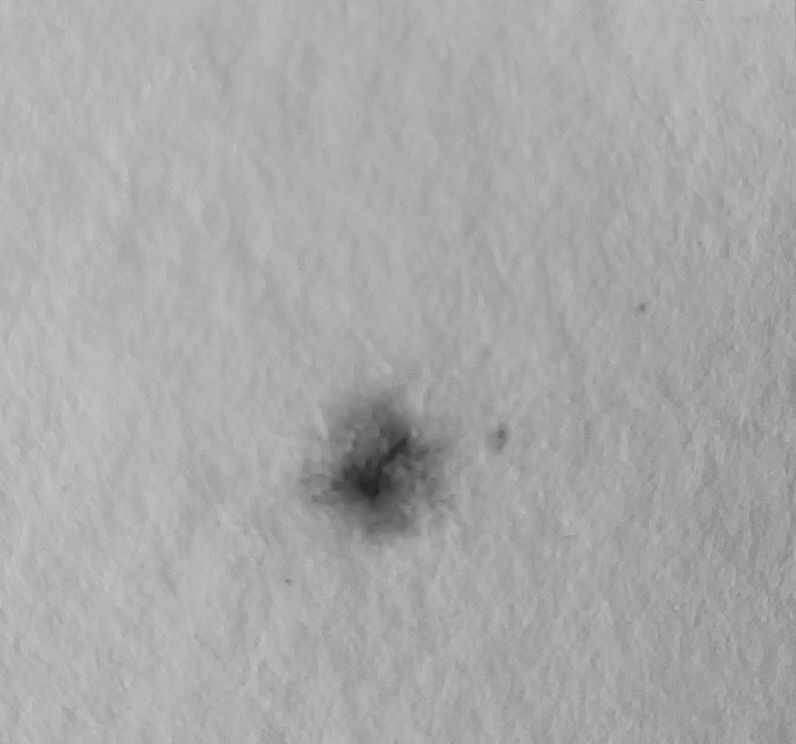
#> input picture analyzy/images/D2/01_b_Epicoccum-layunese_OppoReno5z.jpg, 796 x 744 px; its folder holds only this picture in this run
$ python radialny_profil.py
#> lines starting #> are read from the running program, lines starting #| are printed output that depends on the picture; after the words box and inside, x2 and y2 are one past the last pixel; in counts of white or black regions, pixels touching at a corner belong together
### analyzy/skvrny/subory.py
from pathlib import Path

import cv2
import numpy as np

PRIPONY = (".jpg", ".jpeg", ".png")
VYSLEDKY = Path(__file__).parent / "vysledky"


def zoznam_fotiek(priecinok):
    return sorted(p for p in Path(priecinok).iterdir() if p.suffix.lower() in PRIPONY)


def najdi_fotku(priecinok, nazov):
    return next(p for p in zoznam_fotiek(priecinok) if p.stem == nazov)


def nacitaj_obrazok(cesta):
    return cv2.imdecode(np.fromfile(str(cesta), np.uint8), cv2.IMREAD_COLOR)


def nacitaj_masku(cesta):
    if not Path(cesta).is_file():
        return None
    return cv2.imdecode(np.fromfile(str(cesta), np.uint8), cv2.IMREAD_GRAYSCALE) > 127
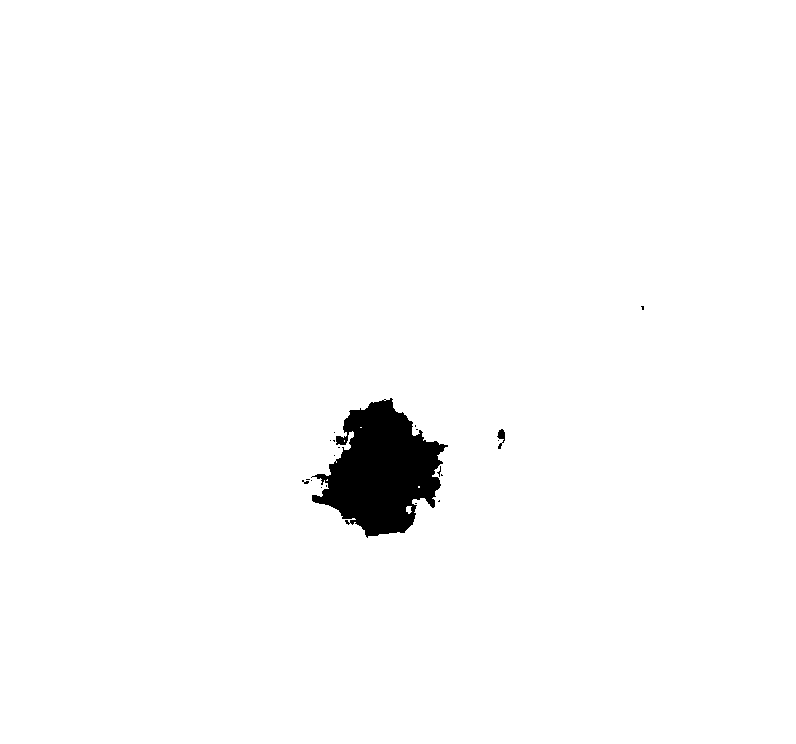
#> returned value: shape (744, 796) bool; 98.1% white; 20 black regions (18 under 20 px), largest, box (x1, y1, x2, y2) and area: (311, 398, 448, 538) 10971, (497, 429, 505, 449) 84


def uloz_obrazok(cesta, obrazok):
    cv2.imencode(Path(cesta).suffix, obrazok)[1].tofile(str(cesta))


def udaje_z_nazvu(nazov):
#> in nacitaj_obrazok, `return cv2.imdecode(np.fromfile(str(cesta), np.uint8), cv2.IMREAD_COLOR)`:
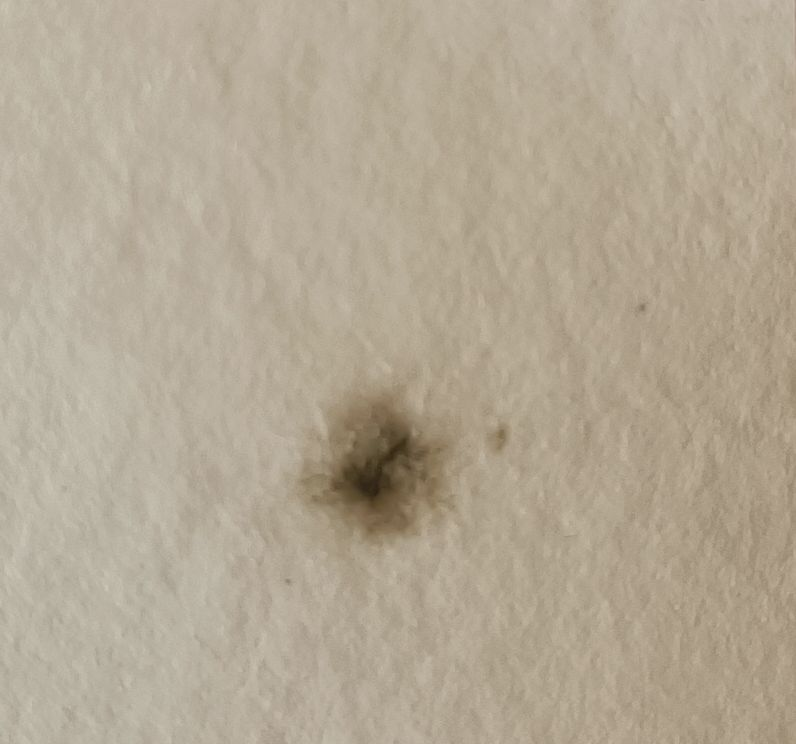
#> returned value: shape (744, 796, 3); mean B, G, R 148.2, 167.8, 179.2
    vzorka, _, druh = nazov.split("_")[:3]
    return vzorka, druh.split("-")[0].capitalize()

### analyzy/klasifikacia/radialny_profil.py
"""Radiálny profil farieb škvrny — priemer Lab v 3 kruhoch od stredu masky.

Pre každú masku:
  - nájde ťažisko masky (vážené stredom),
  - rozdelí pixely masky do 3 sústredných kruhov (rovnakej plochy, tercily
    vzdialenosti od ťažiska — aby každý kruh mal rovnako pixelov),
  - spočíta priemer dL, da, db voči papieru v každom kruhu.

Výstup:
  - radialny_profil.csv        (riadok = druh × kruh, priemer ± SD cez fotky)
  - radialne_profily.png       (3 panely: dL / da / db, čiara = druh)
  - radialne_profily_norm.png  (to isté, normalizované tak, že stred = 0 a okraj = 1)

    python -m klasifikacia.radialny_profil --fotky images/D2 --masky images/D2/masky
"""
import argparse
from pathlib import Path

import cv2
import matplotlib.pyplot as plt
import numpy as np
import pandas as pd

from skvrny.subory import nacitaj_masku, nacitaj_obrazok, udaje_z_nazvu, zoznam_fotiek

VYSTUP = Path(__file__).parent / "vysledky_radialny"
PIXELOV_Z_FOTKY = 2000
OSI = ["dL", "da", "db"]
POCET_KRUHOV = 3


def radialny_profil(obrazok, maska, papier=None):
    """Priemer Lab voči papieru v 3 kruhoch od ťažiska masky (rovnakej plochy).

    Vráti pole tvaru (POCET_KRUHOV, 3) — riadok = kruh (0 = stred, 2 = okraj),
    stĺpec = dL, da, db. Ak má maska málo pixelov, vráti None.
    papier: farba papiera (Lab); predvolene medián pixelov mimo masky.
    """
    if not maska.any():
        return None
    lab = cv2.cvtColor(obrazok.astype(np.float32) / 255, cv2.COLOR_BGR2LAB)
#> lab: shape (744, 796, 3) float32; mean of channels 0, 1, 2 69.1, 0.9, 11.6
    if papier is None:
        papier = np.median(lab[~maska], axis=0)
#> papier = [42.93, 2.94, 17.91]

    ys, xs = np.nonzero(maska)
    pixely = lab[maska] - papier  # (N, 3)
    # ťažisko masky
    cy, cx = ys.mean(), xs.mean()
#> cy = 369.6; cx = 397.8
    # vzdialenosť každého pixelu od ťažiska
    r = np.hypot(ys - cy, xs - cx)

    # tercily vzdialenosti → 3 kruhy rovnakej plochy
    hranice = np.quantile(r, [1 / 3, 2 / 3])
#> hranice = [255.3, 356.2]
    kruh = np.digitize(r, hranice)  # 0, 1, 2

    profil = np.full((POCET_KRUHOV, 3), np.nan)
    for k in range(POCET_KRUHOV):
        vyber = kruh == k
        if vyber.sum() < 10:  # príliš málo pixelov v kruhu
            return None
        profil[k] = pixely[vyber].mean(axis=0)
#> after the loop, profil = [[25.78, -2, -5.81], [27.05, -2.18, -6.61], [27.41, -2.19, -6.86]]
    return profil


def main():
    ap = argparse.ArgumentParser(description=__doc__, formatter_class=argparse.RawDescriptionHelpFormatter)
    ap.add_argument("--fotky", default="images/D2")
    ap.add_argument("--masky", default="images/D2/masky")
    args = ap.parse_args()

    # profilov_druhu[druh] = zoznam polí (POCET_KRUHOV, 3) — jedna na fotku
    profilov_druhu = {}
    for cesta in zoznam_fotiek(args.fotky):
        maska = nacitaj_masku(Path(args.masky) / (cesta.stem + ".png"))
        if maska is None or not maska.any():
            continue
        _, druh = udaje_z_nazvu(cesta.stem)
        profil = radialny_profil(nacitaj_obrazok(cesta), maska)
        if profil is None:
            continue
        profilov_druhu.setdefault(druh, []).append(profil)

    # tabuľka: druh × kruh × os, priemer a SD cez fotky
    riadky = []
    for druh in sorted(profilov_druhu):
        profily = np.stack(profilov_druhu[druh])  # (F, K, 3)
        for k in range(POCET_KRUHOV):
            for i, os_ in enumerate(OSI):
                hodnoty = profily[:, k, i]
                riadky.append({
                    "druh": druh,
                    "kruh": k,
                    "kruh_nazov": ["stred", "medzikruzie", "okraj"][k],
                    "os": os_,
                    "priemer": hodnoty.mean(),
                    "std": hodnoty.std(ddof=0),
                    "pocet_fotiek": len(hodnoty),
                })
#> this loop made 1 pass
#> druh on pass 1: 'Epicoccum'
#> after the loop, riadky = 9 items
    tabulka = pd.DataFrame(riadky)
#> tabulka = table of 9 rows and 7 columns

    VYSTUP.mkdir(exist_ok=True)
    tabulka.to_csv(VYSTUP / "radialny_profil.csv", index=False, encoding="utf-8")

    # ---- graf: 3 panely (dL, da, db), čiara = druh, body = kruhy ----
    druhy = sorted(profilov_druhu)
#> druhy = ['Epicoccum']
    farby = plt.get_cmap("tab20")(np.linspace(0, 1, len(druhy)))
#> farby = [[0.122, 0.467, 0.706, 1]]
    x = np.arange(POCET_KRUHOV)

    fig, osi = plt.subplots(1, 3, figsize=(16, 5.5), sharex=True)
    for druh, farba in zip(druhy, farby):
        pod = tabulka[tabulka.druh == druh]
        for ax, os_ in zip(osi, OSI):
            cast = pod[pod.os == os_].sort_values("kruh")
            ax.errorbar(x, cast.priemer, yerr=cast["std"], color=farba,
                        marker="o", lw=2, capsize=3, label=druh if os_ == OSI[0] else None)
#> this loop made 1 pass
#> (druh, farba, pod) on pass 1: ('Epicoccum', [0.122, 0.467, 0.706, 1], table of 9 rows and 7 columns)
    for ax, os_ in zip(osi, OSI):
        ax.set_xticks(x)
        ax.set_xticklabels(["stred", "medzikružie", "okraj"])
        ax.set_xlabel("poloha v kolónii")
        ax.set_ylabel(f"{os_} voči papieru")
        ax.axhline(0, color="#ccc", lw=0.8)
        ax.set_title(f"radiálny profil — {os_}")
        ax.grid(alpha=0.25)
    osi[0].legend(fontsize=7, ncol=2)
    fig.suptitle("Radiálny profil farieb: priemer ± SD cez fotky (stred → okraj)")
    fig.tight_layout()
    fig.savefig(VYSTUP / "radialne_profily.png", dpi=150)
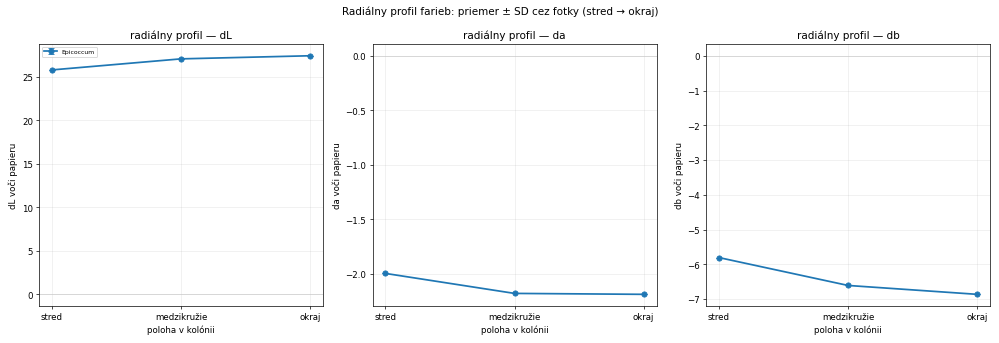
#> figure drawn by matplotlib, 3 panels
    plt.close(fig)

    # ---- normalizovaný graf: stred = 0, okraj = 1 (tvar gradientu) ----
    fig, osi = plt.subplots(1, 3, figsize=(16, 5.5), sharex=True)
    for druh, farba in zip(druhy, farby):
        pod = tabulka[tabulka.druh == druh]
        for ax, os_ in zip(osi, OSI):
            cast = pod[pod.os == os_].sort_values("kruh")
            hodnoty = cast.priemer.to_numpy()
            # stred = 0, okraj = 1, aby bol viditeľný len tvar gradientu (medzikružie mimo 0..1 = nemonotónny profil)
            rozsah = hodnoty[-1] - hodnoty[0]
            if abs(rozsah) > 1e-6:
                norm = (hodnoty - hodnoty[0]) / rozsah
            else:
                norm = np.zeros_like(hodnoty)
            ax.plot(x, norm, color=farba, marker="o", lw=2,
                    label=druh if os_ == OSI[0] else None)
    for ax, os_ in zip(osi, OSI):
        ax.set_xticks(x)
        ax.set_xticklabels(["stred", "medzikružie", "okraj"])
        ax.set_xlabel("poloha v kolónii")
        ax.set_ylabel("normalizovaná hodnota (0 = stred, 1 = okraj)")
        ax.set_title(f"tvar gradientu — {os_}")
        ax.grid(alpha=0.25)
    osi[0].legend(fontsize=7, ncol=2)
    fig.suptitle("Normalizovaný radiálny profil (tvar gradientu, nie absolútna farba)")
    fig.tight_layout()
    fig.savefig(VYSTUP / "radialne_profily_norm.png", dpi=150)
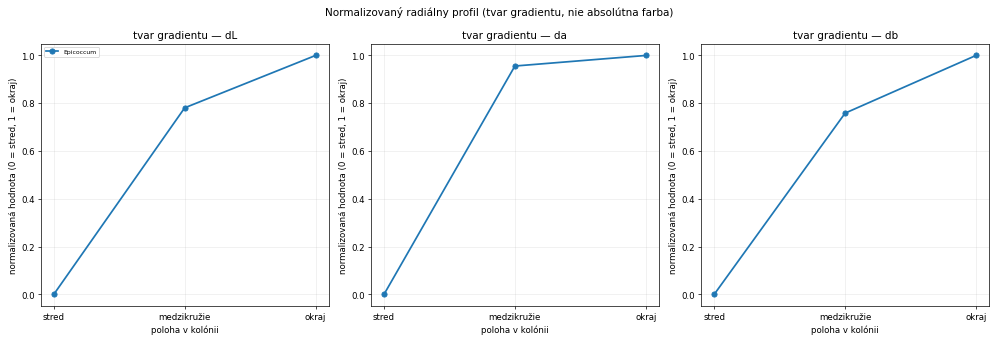
#> figure drawn by matplotlib, 3 panels
    plt.close(fig)

    # ---- konzolový výpis: najväčší gradient (okraj − stred) na os ----
    print("Najväčší radiálny gradient (okraj − stred) pre každý druh a os:")
    prehlad = []
    for druh in druhy:
        pod = tabulka[tabulka.druh == druh]
        riadok = {"druh": druh}
        for os_ in OSI:
            cast = pod[pod.os == os_].sort_values("kruh")
            hodnoty = cast.priemer.to_numpy()
            riadok[f"gradient_{os_}"] = hodnoty[-1] - hodnoty[0]  # okraj − stred
        prehlad.append(riadok)
#> this loop made 1 pass
#> (druh, pod) on pass 1: ('Epicoccum', table of 9 rows and 7 columns)
#> after the loop, prehlad = 1 item
    prehlad = pd.DataFrame(prehlad)
#> prehlad = table of 1 rows and 4 columns
    print(prehlad.round(2).to_string(index=False))
#|      druh  gradient_dL  gradient_da  gradient_db
#| Epicoccum         1.63        -0.19        -1.06
    print(f"\nUložené do {VYSTUP}")


if __name__ == "__main__":
    main()

$ run again, on analyzy/images/D2/101_a_Rhodococcus-degradans_OppoReno5z.jpg
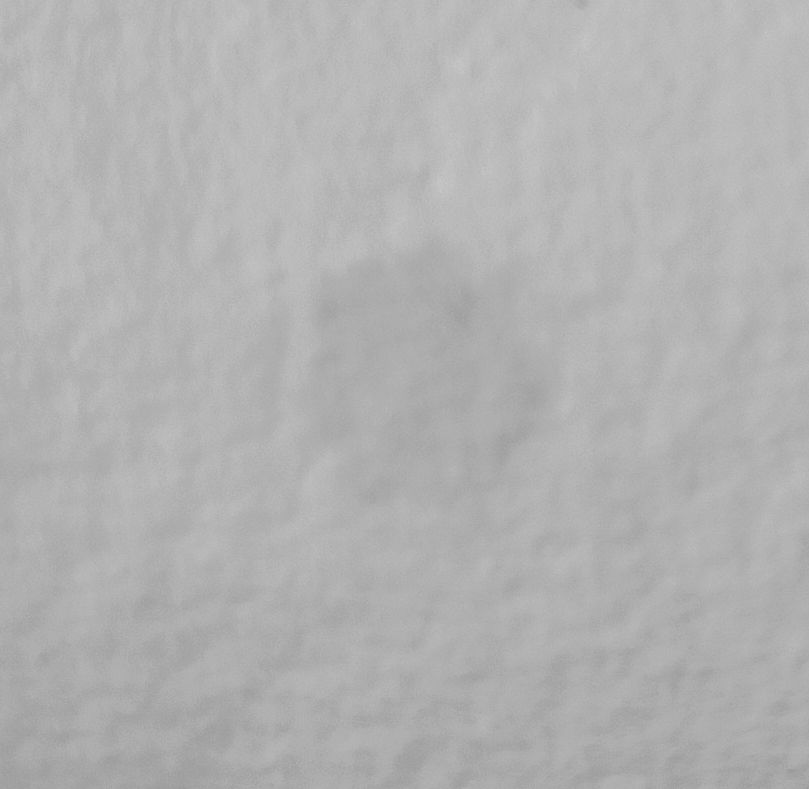
#> input picture analyzy/images/D2/101_a_Rhodococcus-degradans_OppoReno5z.jpg, 809 x 789 px
#> in nacitaj_obrazok, `return cv2.imdecode(np.fromfile(str(cesta), np.uint8), cv2.IMREAD_COLOR)`:
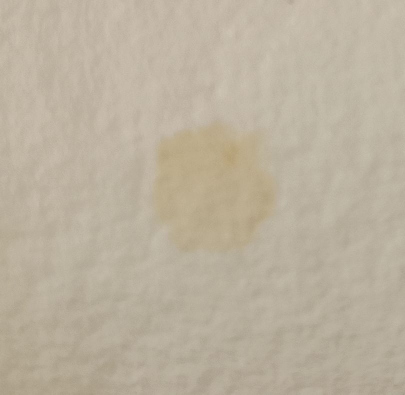
#> returned value: shape (789, 809, 3) (shown at 1/2 size); mean B, G, R 158.5, 176.9, 187.3
#> lab: shape (789, 809, 3) float32; mean of channels 0, 1, 2 72.5, 0.6, 10.7
#> papier = [nan, nan, nan]
#> cy = 394; cx = 404
#> hranice = [260.2, 368]
#> after the loop in radialny_profil, `for k in range(POCET_KRUHOV):`: profil = [[nan, nan, nan], [nan, nan, nan], [nan, nan, nan]]
#> the loop in main, `for druh in sorted(profilov_druhu):` made 1 pass
#> after the loop in main, `for druh in sorted(profilov_druhu):`: riadky = 9 items
#> tabulka = table of 9 rows and 7 columns
#> druhy = ['Rhodococcus']
#> farby = [[0.122, 0.467, 0.706, 1]]
#> the loop in main, `for druh, farba in zip(druhy, farby):` made 1 pass
#> (druh, farba, pod) on pass 1: ('Rhodococcus', [0.122, 0.467, 0.706, 1], table of 9 rows and 7 columns)
#> in main, `fig.savefig(VYSTUP / "radialne_profily_norm.png", dpi=150)`:
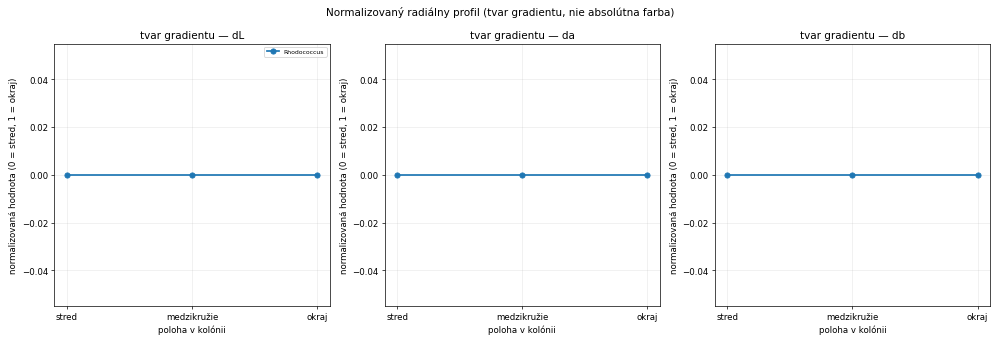
#> figure drawn by matplotlib, 3 panels
#> the loop in main, `for druh in druhy:` made 1 pass
#> (druh, pod) on pass 1: ('Rhodococcus', table of 9 rows and 7 columns)
#> after the loop in main, `for druh in druhy:`: prehlad = 1 item
#> in main, `prehlad = pd.DataFrame(prehlad)`: prehlad = table of 1 rows and 4 columns
#|        druh  gradient_dL  gradient_da  gradient_db
#| Rhodococcus          NaN          NaN          NaN

$ run again, on analyzy/images/D2/101_d_Rhodococcus-degradans_OppoReno5z.jpg
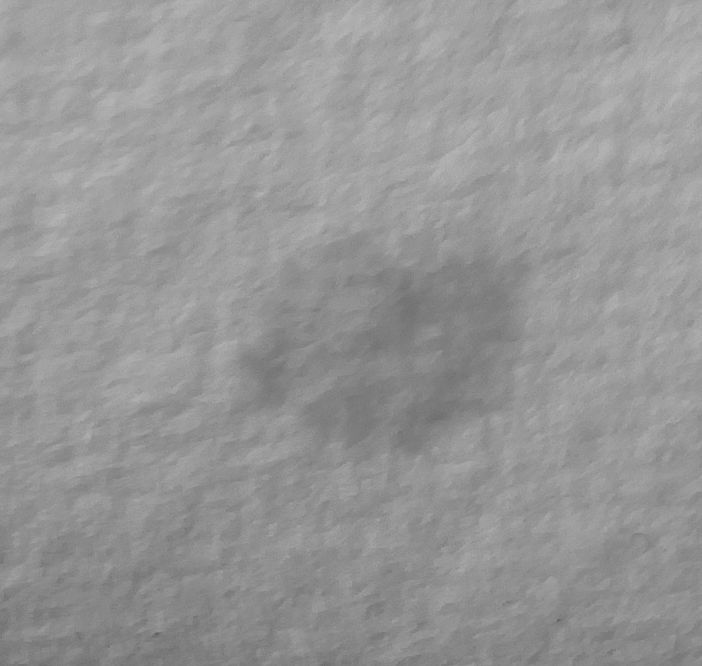
#> input picture analyzy/images/D2/101_d_Rhodococcus-degradans_OppoReno5z.jpg, 702 x 666 px
#> in nacitaj_obrazok, `return cv2.imdecode(np.fromfile(str(cesta), np.uint8), cv2.IMREAD_COLOR)`:
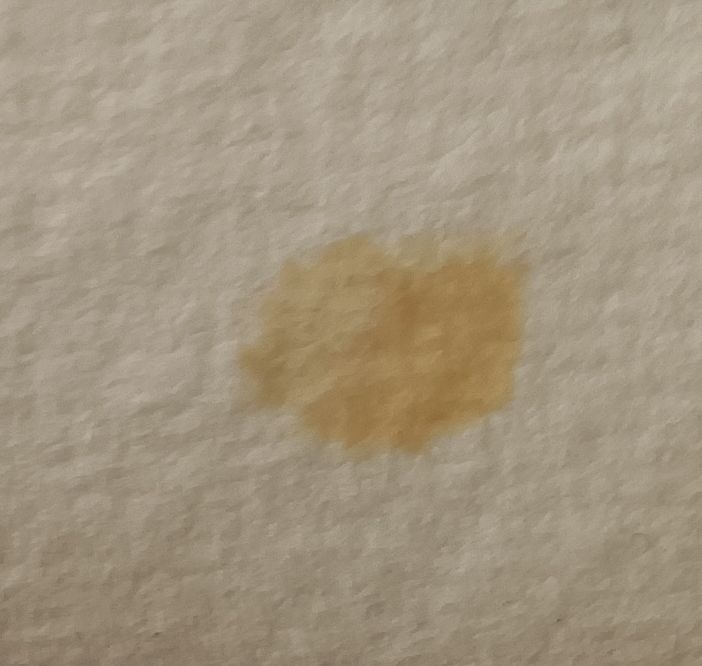
#> returned value: shape (666, 702, 3); mean B, G, R 127.4, 148.7, 162.1
#> lab: shape (666, 702, 3) float32; mean of channels 0, 1, 2 62.1, 1.5, 13.2
#> papier = [52.29, 4.73, 27.19]
#> cy = 325.8; cx = 352.1
#> hranice = [226.4, 314.5]
#> after the loop in radialny_profil, `for k in range(POCET_KRUHOV):`: profil = [[9.49, -3.01, -12], [11.04, -3.65, -15.92], [10.39, -3.52, -15.47]]
#> the loop in main, `for druh in sorted(profilov_druhu):` made 1 pass
#> druh on pass 1: 'Rhodococcus'
#> after the loop in main, `for druh in sorted(profilov_druhu):`: riadky = 9 items
#> tabulka = table of 9 rows and 7 columns
#> druhy = ['Rhodococcus']
#> farby = [[0.122, 0.467, 0.706, 1]]
#> the loop in main, `for druh, farba in zip(druhy, farby):` made 1 pass
#> (druh, farba, pod) on pass 1: ('Rhodococcus', [0.122, 0.467, 0.706, 1], table of 9 rows and 7 columns)
#> in main, `fig.savefig(VYSTUP / "radialne_profily_norm.png", dpi=150)`:
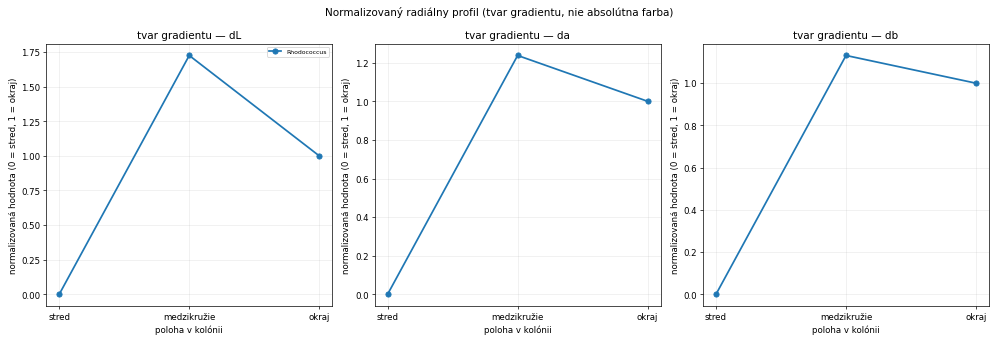
#> figure drawn by matplotlib, 3 panels
#> the loop in main, `for druh in druhy:` made 1 pass
#> (druh, pod) on pass 1: ('Rhodococcus', table of 9 rows and 7 columns)
#> after the loop in main, `for druh in druhy:`: prehlad = 1 item
#> in main, `prehlad = pd.DataFrame(prehlad)`: prehlad = table of 1 rows and 4 columns
#|        druh  gradient_dL  gradient_da  gradient_db
#| Rhodococcus          0.9        -0.51        -3.47
